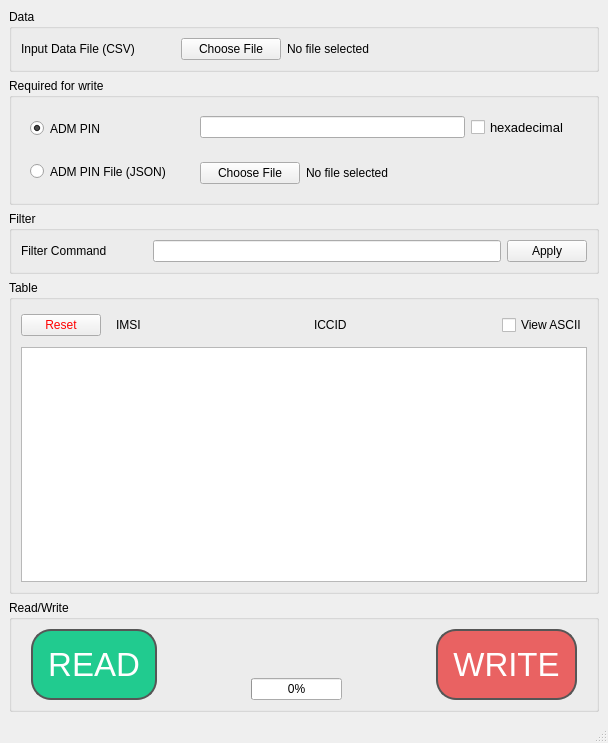
<?xml version="1.0" encoding="UTF-8"?>
<ui version="4.0">
 <class>MainWindow</class>
 <widget class="QMainWindow" name="MainWindow">
  <property name="geometry">
   <rect>
    <x>0</x>
    <y>0</y>
    <width>608</width>
    <height>743</height>
   </rect>
  </property>
  <property name="windowTitle">
   <string>SIM CSV GUI</string>
  </property>
  <property name="windowIcon">
   <iconset resource="../resources/resources.qrc">
    <normaloff>:/images/sim_icon</normaloff>:/images/sim_icon</iconset>
  </property>
  <property name="unifiedTitleAndToolBarOnMac">
   <bool>false</bool>
  </property>
  <widget class="QWidget" name="centralwidget">
   <layout class="QVBoxLayout" name="verticalLayout_2">
    <item>
     <widget class="QGroupBox" name="dataGroup">
      <property name="font">
       <font>
        <pointsize>9</pointsize>
       </font>
      </property>
      <property name="title">
       <string>Data</string>
      </property>
      <layout class="QFormLayout" name="formLayout_2">
       <item row="0" column="0">
        <widget class="QLabel" name="inputDataFileLabel">
         <property name="font">
          <font>
           <pointsize>9</pointsize>
          </font>
         </property>
         <property name="text">
          <string>Input Data File (CSV)</string>
         </property>
        </widget>
       </item>
       <item row="0" column="1">
        <layout class="QHBoxLayout" name="dataRightLayout">
         <item>
          <spacer name="horizontalSpacer_3">
           <property name="orientation">
            <enum>Qt::Horizontal</enum>
           </property>
           <property name="sizeType">
            <enum>QSizePolicy::Minimum</enum>
           </property>
           <property name="sizeHint" stdset="0">
            <size>
             <width>40</width>
             <height>20</height>
            </size>
           </property>
          </spacer>
         </item>
         <item>
          <widget class="QPushButton" name="dataChooseFileButton">
           <property name="sizePolicy">
            <sizepolicy hsizetype="Fixed" vsizetype="Fixed">
             <horstretch>0</horstretch>
             <verstretch>0</verstretch>
            </sizepolicy>
           </property>
           <property name="minimumSize">
            <size>
             <width>100</width>
             <height>0</height>
            </size>
           </property>
           <property name="font">
            <font>
             <pointsize>9</pointsize>
            </font>
           </property>
           <property name="cursor">
            <cursorShape>PointingHandCursor</cursorShape>
           </property>
           <property name="text">
            <string>Choose File</string>
           </property>
          </widget>
         </item>
         <item>
          <widget class="QLabel" name="dataFilenameLabel">
           <property name="font">
            <font>
             <pointsize>9</pointsize>
            </font>
           </property>
           <property name="text">
            <string>No file selected</string>
           </property>
          </widget>
         </item>
        </layout>
       </item>
      </layout>
     </widget>
    </item>
    <item>
     <widget class="QGroupBox" name="writeGroup">
      <property name="font">
       <font>
        <pointsize>9</pointsize>
       </font>
      </property>
      <property name="title">
       <string>Required for write</string>
      </property>
      <layout class="QHBoxLayout" name="horizontalLayout_5">
       <item>
        <widget class="QGroupBox" name="writeLeftSide">
         <property name="font">
          <font>
           <pointsize>10</pointsize>
          </font>
         </property>
         <property name="styleSheet">
          <string notr="true">border:0</string>
         </property>
         <property name="title">
          <string/>
         </property>
         <property name="flat">
          <bool>true</bool>
         </property>
         <property name="checkable">
          <bool>false</bool>
         </property>
         <layout class="QVBoxLayout" name="verticalLayout_3">
          <property name="spacing">
           <number>0</number>
          </property>
          <property name="leftMargin">
           <number>9</number>
          </property>
          <property name="topMargin">
           <number>0</number>
          </property>
          <property name="rightMargin">
           <number>9</number>
          </property>
          <property name="bottomMargin">
           <number>0</number>
          </property>
          <item>
           <widget class="QRadioButton" name="admPinRadioButton">
            <property name="sizePolicy">
             <sizepolicy hsizetype="Minimum" vsizetype="Minimum">
              <horstretch>0</horstretch>
              <verstretch>0</verstretch>
             </sizepolicy>
            </property>
            <property name="font">
             <font>
              <pointsize>9</pointsize>
             </font>
            </property>
            <property name="cursor">
             <cursorShape>ArrowCursor</cursorShape>
            </property>
            <property name="text">
             <string>ADM PIN</string>
            </property>
            <property name="checked">
             <bool>true</bool>
            </property>
           </widget>
          </item>
          <item>
           <widget class="QRadioButton" name="admPinFileRadioButton">
            <property name="sizePolicy">
             <sizepolicy hsizetype="Minimum" vsizetype="Minimum">
              <horstretch>0</horstretch>
              <verstretch>0</verstretch>
             </sizepolicy>
            </property>
            <property name="font">
             <font>
              <pointsize>9</pointsize>
             </font>
            </property>
            <property name="cursor">
             <cursorShape>ArrowCursor</cursorShape>
            </property>
            <property name="text">
             <string>ADM PIN File (JSON)</string>
            </property>
            <property name="checked">
             <bool>false</bool>
            </property>
           </widget>
          </item>
         </layout>
        </widget>
       </item>
       <item>
        <widget class="QWidget" name="writeRightSide" native="true">
         <property name="styleSheet">
          <string notr="true">b</string>
         </property>
         <layout class="QVBoxLayout" name="verticalLayout_4">
          <property name="topMargin">
           <number>0</number>
          </property>
          <property name="bottomMargin">
           <number>0</number>
          </property>
          <item>
           <widget class="QWidget" name="admPinInputContainer" native="true">
            <property name="sizePolicy">
             <sizepolicy hsizetype="Preferred" vsizetype="Minimum">
              <horstretch>0</horstretch>
              <verstretch>0</verstretch>
             </sizepolicy>
            </property>
            <layout class="QHBoxLayout" name="horizontalLayout_2">
             <item>
              <widget class="QLineEdit" name="admPinLineEdit">
               <property name="sizePolicy">
                <sizepolicy hsizetype="Expanding" vsizetype="Minimum">
                 <horstretch>0</horstretch>
                 <verstretch>0</verstretch>
                </sizepolicy>
               </property>
              </widget>
             </item>
             <item>
              <widget class="QCheckBox" name="admPinHexadecimalCheckbox">
               <property name="sizePolicy">
                <sizepolicy hsizetype="Minimum" vsizetype="Minimum">
                 <horstretch>0</horstretch>
                 <verstretch>0</verstretch>
                </sizepolicy>
               </property>
               <property name="font">
                <font>
                 <pointsize>10</pointsize>
                </font>
               </property>
               <property name="text">
                <string>hexadecimal</string>
               </property>
              </widget>
             </item>
            </layout>
           </widget>
          </item>
          <item>
           <widget class="QWidget" name="admPinFileInpuContainer" native="true">
            <property name="sizePolicy">
             <sizepolicy hsizetype="Preferred" vsizetype="Minimum">
              <horstretch>0</horstretch>
              <verstretch>0</verstretch>
             </sizepolicy>
            </property>
            <layout class="QHBoxLayout" name="horizontalLayout">
             <item>
              <widget class="QPushButton" name="admPinFileChooseFileButton">
               <property name="sizePolicy">
                <sizepolicy hsizetype="Fixed" vsizetype="Minimum">
                 <horstretch>0</horstretch>
                 <verstretch>0</verstretch>
                </sizepolicy>
               </property>
               <property name="minimumSize">
                <size>
                 <width>100</width>
                 <height>0</height>
                </size>
               </property>
               <property name="font">
                <font>
                 <pointsize>9</pointsize>
                </font>
               </property>
               <property name="cursor">
                <cursorShape>PointingHandCursor</cursorShape>
               </property>
               <property name="text">
                <string>Choose File</string>
               </property>
              </widget>
             </item>
             <item>
              <widget class="QLabel" name="admPinFileFilenameLabel">
               <property name="sizePolicy">
                <sizepolicy hsizetype="Preferred" vsizetype="Minimum">
                 <horstretch>0</horstretch>
                 <verstretch>0</verstretch>
                </sizepolicy>
               </property>
               <property name="font">
                <font>
                 <pointsize>9</pointsize>
                </font>
               </property>
               <property name="text">
                <string>No file selected</string>
               </property>
              </widget>
             </item>
            </layout>
           </widget>
          </item>
         </layout>
        </widget>
       </item>
      </layout>
     </widget>
    </item>
    <item>
     <widget class="QGroupBox" name="filterGroup">
      <property name="font">
       <font>
        <pointsize>9</pointsize>
       </font>
      </property>
      <property name="title">
       <string>Filter</string>
      </property>
      <layout class="QHBoxLayout" name="horizontalLayout_3">
       <item>
        <widget class="QLabel" name="filterLabel">
         <property name="sizePolicy">
          <sizepolicy hsizetype="Fixed" vsizetype="Fixed">
           <horstretch>0</horstretch>
           <verstretch>0</verstretch>
          </sizepolicy>
         </property>
         <property name="text">
          <string>Filter Command</string>
         </property>
        </widget>
       </item>
       <item>
        <layout class="QHBoxLayout" name="filterRightLayout">
         <item>
          <spacer name="horizontalSpacer_5">
           <property name="orientation">
            <enum>Qt::Horizontal</enum>
           </property>
           <property name="sizeType">
            <enum>QSizePolicy::Minimum</enum>
           </property>
           <property name="sizeHint" stdset="0">
            <size>
             <width>40</width>
             <height>20</height>
            </size>
           </property>
          </spacer>
         </item>
         <item>
          <widget class="QLineEdit" name="filterCommandLineEdit"/>
         </item>
         <item>
          <widget class="QPushButton" name="filterApplyButton">
           <property name="font">
            <font>
             <pointsize>9</pointsize>
            </font>
           </property>
           <property name="cursor">
            <cursorShape>PointingHandCursor</cursorShape>
           </property>
           <property name="text">
            <string>Apply</string>
           </property>
          </widget>
         </item>
        </layout>
       </item>
      </layout>
     </widget>
    </item>
    <item>
     <widget class="QGroupBox" name="tableGroup">
      <property name="font">
       <font>
        <pointsize>9</pointsize>
       </font>
      </property>
      <property name="title">
       <string>Table</string>
      </property>
      <layout class="QVBoxLayout" name="verticalLayout">
       <item>
        <layout class="QHBoxLayout" name="horizontalLayout_4">
         <item>
          <widget class="QPushButton" name="resetTableButton">
           <property name="sizePolicy">
            <sizepolicy hsizetype="Fixed" vsizetype="Fixed">
             <horstretch>0</horstretch>
             <verstretch>0</verstretch>
            </sizepolicy>
           </property>
           <property name="font">
            <font>
             <pointsize>9</pointsize>
            </font>
           </property>
           <property name="styleSheet">
            <string notr="true">color: red</string>
           </property>
           <property name="text">
            <string>Reset</string>
           </property>
          </widget>
         </item>
         <item>
          <widget class="QFrame" name="imsiContainer">
           <layout class="QFormLayout" name="formLayout">
            <property name="formAlignment">
             <set>Qt::AlignLeading|Qt::AlignLeft|Qt::AlignVCenter</set>
            </property>
            <item row="0" column="0">
             <widget class="QLabel" name="imsiLabel">
              <property name="font">
               <font>
                <pointsize>9</pointsize>
               </font>
              </property>
              <property name="text">
               <string>IMSI</string>
              </property>
             </widget>
            </item>
            <item row="0" column="1">
             <widget class="QLabel" name="imsiValue">
              <property name="text">
               <string/>
              </property>
             </widget>
            </item>
           </layout>
          </widget>
         </item>
         <item>
          <widget class="QFrame" name="iccidContainer">
           <layout class="QFormLayout" name="formLayout_3">
            <property name="formAlignment">
             <set>Qt::AlignLeading|Qt::AlignLeft|Qt::AlignVCenter</set>
            </property>
            <item row="0" column="0">
             <widget class="QLabel" name="iccidLabel">
              <property name="font">
               <font>
                <pointsize>9</pointsize>
               </font>
              </property>
              <property name="text">
               <string>ICCID</string>
              </property>
             </widget>
            </item>
            <item row="0" column="1">
             <widget class="QLabel" name="iccidValue">
              <property name="text">
               <string/>
              </property>
             </widget>
            </item>
           </layout>
          </widget>
         </item>
         <item>
          <widget class="QCheckBox" name="viewAsciiCheckbox">
           <property name="sizePolicy">
            <sizepolicy hsizetype="Fixed" vsizetype="Fixed">
             <horstretch>0</horstretch>
             <verstretch>0</verstretch>
            </sizepolicy>
           </property>
           <property name="font">
            <font>
             <pointsize>9</pointsize>
            </font>
           </property>
           <property name="cursor">
            <cursorShape>ArrowCursor</cursorShape>
           </property>
           <property name="text">
            <string>View ASCII</string>
           </property>
          </widget>
         </item>
        </layout>
       </item>
       <item>
        <widget class="QTableView" name="tableView"/>
       </item>
      </layout>
     </widget>
    </item>
    <item>
     <widget class="QGroupBox" name="readWriteGroup">
      <property name="font">
       <font>
        <pointsize>9</pointsize>
       </font>
      </property>
      <property name="title">
       <string>Read/Write</string>
      </property>
      <layout class="QHBoxLayout" name="horizontalLayout_11">
       <item>
        <widget class="QPushButton" name="readButton">
         <property name="font">
          <font>
           <pointsize>25</pointsize>
           <weight>50</weight>
           <bold>false</bold>
          </font>
         </property>
         <property name="cursor">
          <cursorShape>PointingHandCursor</cursorShape>
         </property>
         <property name="styleSheet">
          <string notr="true">padding: 15px; color: white; background-color: rgb(33, 203, 143);border-radius: 20px; border: 2px solid rgb(86, 86, 86); margin-left: 10px;</string>
         </property>
         <property name="text">
          <string>READ</string>
         </property>
        </widget>
       </item>
       <item>
        <spacer name="horizontalSpacer">
         <property name="orientation">
          <enum>Qt::Horizontal</enum>
         </property>
         <property name="sizeHint" stdset="0">
          <size>
           <width>40</width>
           <height>20</height>
          </size>
         </property>
        </spacer>
       </item>
       <item>
        <layout class="QVBoxLayout" name="readWriteStatusLayout">
         <item>
          <widget class="QLabel" name="readWriteImage">
           <property name="text">
            <string/>
           </property>
           <property name="textFormat">
            <enum>Qt::AutoText</enum>
           </property>
           <property name="pixmap">
            <pixmap resource="../resources/resources.qrc">:/images/insert_card</pixmap>
           </property>
           <property name="scaledContents">
            <bool>false</bool>
           </property>
           <property name="alignment">
            <set>Qt::AlignCenter</set>
           </property>
          </widget>
         </item>
         <item>
          <widget class="QProgressBar" name="readWriteProgressBar">
           <property name="value">
            <number>0</number>
           </property>
          </widget>
         </item>
        </layout>
       </item>
       <item>
        <spacer name="horizontalSpacer_2">
         <property name="orientation">
          <enum>Qt::Horizontal</enum>
         </property>
         <property name="sizeHint" stdset="0">
          <size>
           <width>40</width>
           <height>20</height>
          </size>
         </property>
        </spacer>
       </item>
       <item>
        <widget class="QPushButton" name="writeButton">
         <property name="font">
          <font>
           <pointsize>25</pointsize>
          </font>
         </property>
         <property name="cursor">
          <cursorShape>PointingHandCursor</cursorShape>
         </property>
         <property name="styleSheet">
          <string notr="true">padding: 15px; color: white; background-color:rgb(233, 98, 98); border-radius: 20px;border: 2px solid rgb(86, 86, 86); margin-right: 10px;</string>
         </property>
         <property name="text">
          <string>WRITE</string>
         </property>
        </widget>
       </item>
      </layout>
     </widget>
    </item>
   </layout>
  </widget>
  <widget class="QMenuBar" name="menubar">
   <property name="geometry">
    <rect>
     <x>0</x>
     <y>0</y>
     <width>608</width>
     <height>21</height>
    </rect>
   </property>
  </widget>
  <widget class="QStatusBar" name="statusbar"/>
 </widget>
 <resources>
  <include location="../resources/resources.qrc"/>
 </resources>
 <connections/>
</ui>
